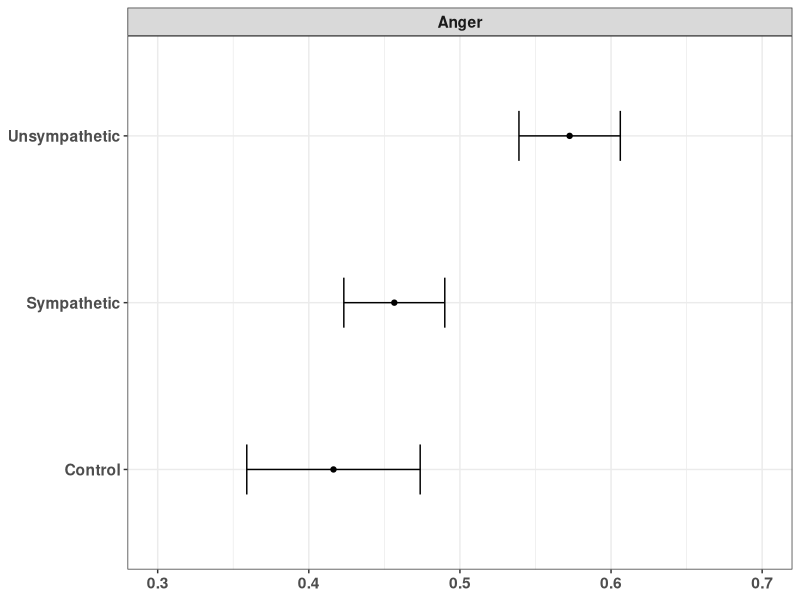
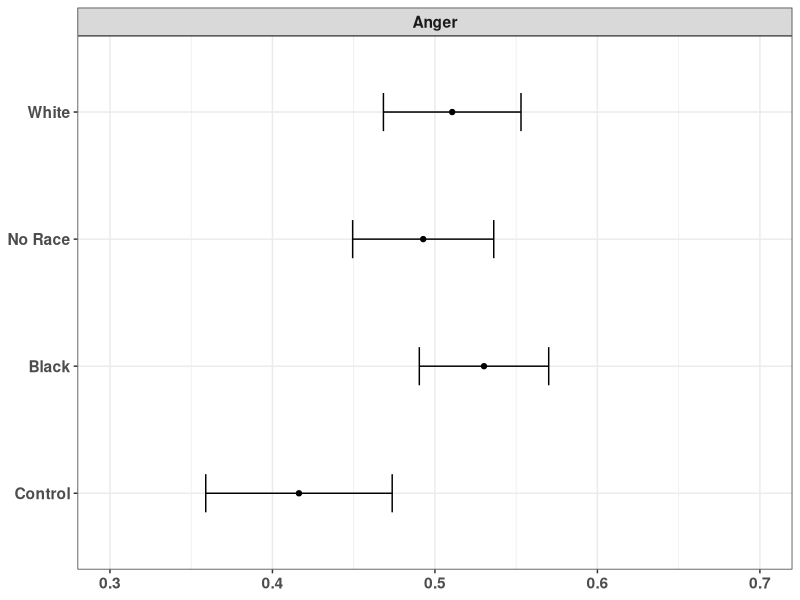
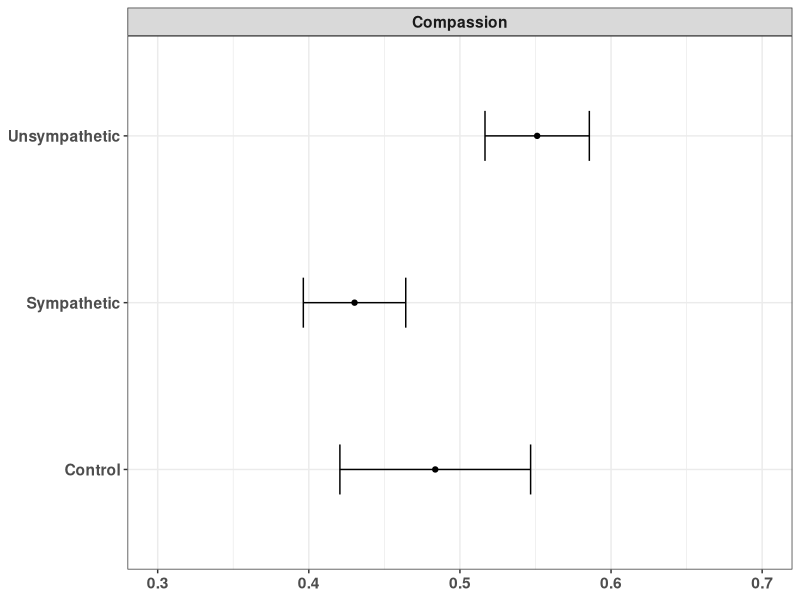
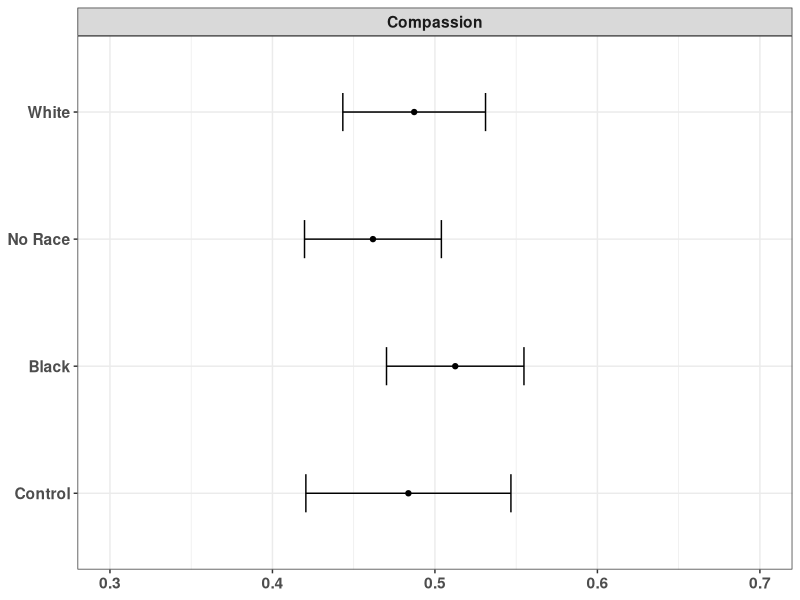
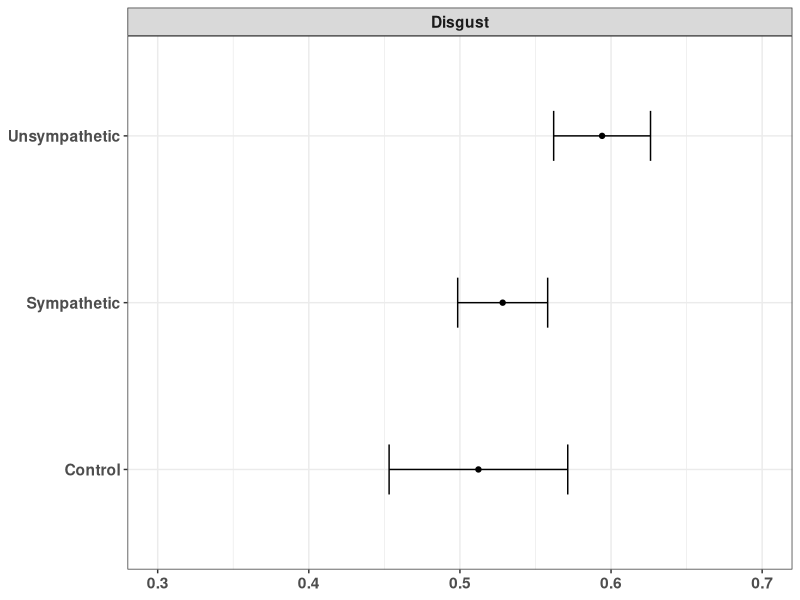
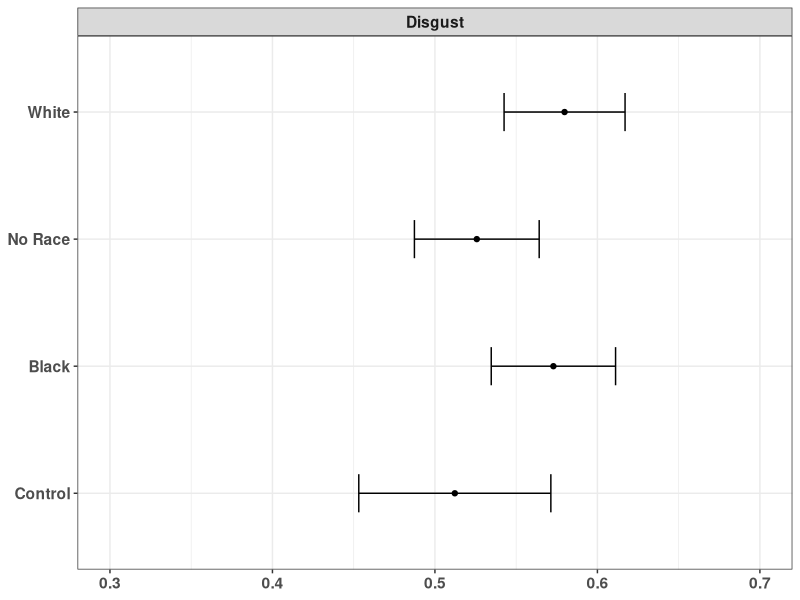
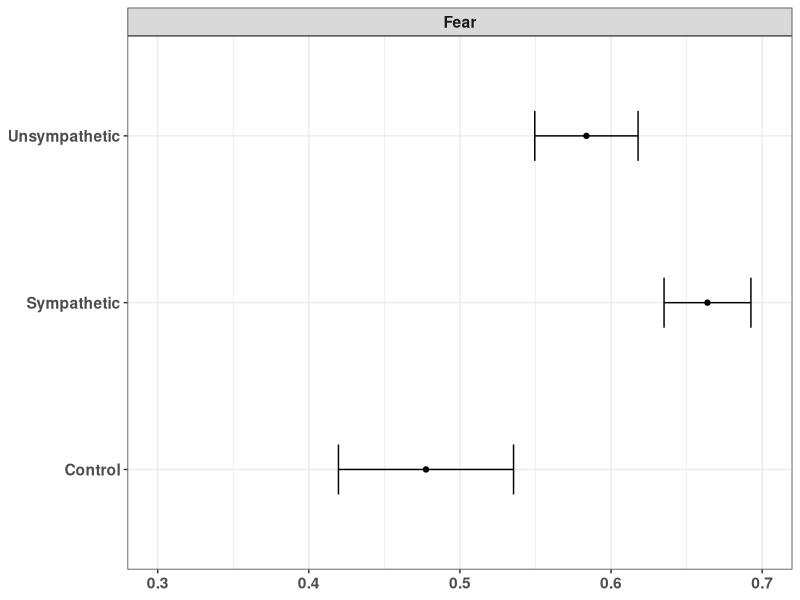
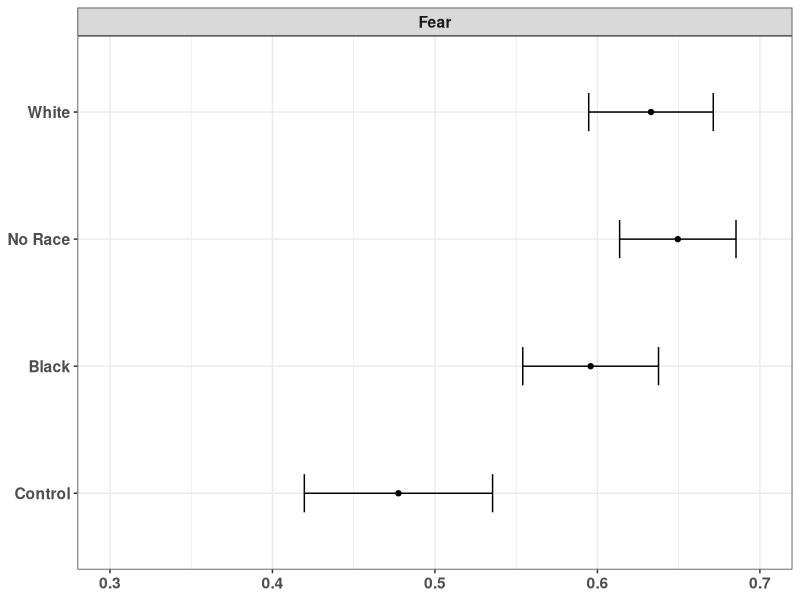

R code for these plots, in order: (Note: this script raises an error after producing the figures.)
####################################################################################
## Replication file: "Political Effects of Opioid Addiction Frames"
## Appendix
## Figures A2 - A3
## Steps: Calculate mean and se for each emotion; Plot panels for valence and race conditions 
## Create figure
####################################################################################
rm(list=ls()) ## clear list space

#####################
### Load packages #####
#####################

library(ggplot2) ## used to create figure
library(gridExtra) ## used to print figure

#####################
### Function #####
#####################
se <- function(x) sqrt(var(x, na.rm = T)/length(x)) ## standard error

#####################
### Load Data ########
#####################

## read in data
data <- read.csv("dynatadata.csv", head = T) ## 336 obs


#######################
## Anger 
########################
## calculate mean and se across conditions 

control <- mean(data$anger[data$treatment == "control"], na.rm = T)


control.sd <- se(data$anger[data$treatment == "control"])

# control.sd 

control.lower <- control - 1.39*control.sd
control.upper <- control + 1.39*control.sd

symp <- mean(data$anger[data$treatment == "noracesymp"|
                          data$treatment == "whitesymp"|
                          data$treatment == "blacksymp"], na.rm = T)


symp.sd <- se(data$anger[data$treatment == "noracesymp"|
                                  data$treatment == "whitesymp"|
                                  data$treatment == "blacksymp"])

# symp.sd 

symp.lower <- symp - 1.39*symp.sd
symp.upper <- symp + 1.39*symp.sd

unsymp <- mean(data$anger[data$treatment == "noraceunsymp"|
                            data$treatment == "whiteunsymp"|
                            data$treatment == "blackunsymp"], na.rm = T)

unsymp.sd <- se(data$anger[data$treatment == "noraceunsymp"|
                                    data$treatment == "whiteunsymp"|
                                    data$treatment == "blackunsymp"])


unsymp.lower <- unsymp - 1.39*unsymp.sd
unsymp.upper <- unsymp + 1.39*unsymp.sd


white <- mean(data$anger[data$treatment == "whitesymp"|
                           data$treatment == "whiteunsymp"])
white.sd <- se(data$anger[data$treatment == "whitesymp"|
                                   data$treatment == "whiteunsymp"])

white.lower <- white - 1.39*white.sd
white.upper <- white + 1.39*white.sd

black <- mean(data$anger[data$treatment == "blacksymp"|
                           data$treatment == "blackunsymp"])
black.sd <- se(data$anger[data$treatment == "blacksymp"|
                                   data$treatment == "blackunsymp"])

black.lower <- black - 1.39*black.sd
black.upper <- black + 1.39*black.sd

norace <- mean(data$anger[data$treatment == "noracesymp"|
                            data$treatment == "noraceunsymp"])
norace.sd <- se(data$anger[data$treatment == "noracesymp"|
                                    data$treatment == "noraceunsymp"])

norace.lower <- norace - 1.39*norace.sd
norace.upper <- norace + 1.39*norace.sd

data.test <- data.frame(Outcome = c("Anger", "Anger",
                                    "Anger", "Anger",
                                    "Anger", "Anger"),
                        treat = c("Control",
                                  "Black",
                                  "No Race",
                                  "White",
                                  "Sympathetic",
                                  "Unsympathetic"),
                        effect = c(control,
                                   black,
                                   norace,
                                   white,
                                   symp,
                                   unsymp),
                        lower = c(control.lower,
                                  black.lower,
                                  norace.lower,
                                  white.lower,
                                  symp.lower,
                                  unsymp.lower),
                        upper = c(control.upper,
                                  black.upper,
                                  norace.upper,
                                  white.upper,
                                  symp.upper,
                                  unsymp.upper)) 

# data.test

data.test$treat <- factor(data.test$treat , levels =c("Control",
                                                      "Black",
                                                      "No Race",
                                                      "White",
                                                      "Sympathetic",
                                                      "Unsympathetic"))


anger.emotions <- ggplot(data.test[c(1, 5,6), ], aes(y=treat, x=effect, fill=treat)) +
  facet_grid(.~Outcome) +
  geom_point(stat="identity") +
  xlab("Average treatment effect") +
  guides(fill=FALSE) +
  theme_bw() +
  theme(text = element_text(size=14, face="bold"), axis.title.y=element_blank()) +
  scale_x_continuous(limits=c(0.3,0.7)) +
  geom_errorbarh(aes(xmin = lower, xmax= upper, height=.3)) +
  theme(axis.title.x = element_blank())

# anger.emotions

anger.race <- ggplot(data.test[1:4, ], aes(y=treat, x=effect, fill=treat)) +
  facet_grid(.~Outcome) +
  geom_point(stat="identity") +
  xlab("Average treatment effect") +
  guides(fill=FALSE) +
  theme_bw() +
  theme(text = element_text(size=14, face="bold"), axis.title.y=element_blank()) +
  scale_x_continuous(limits=c(0.3,0.7)) +
  geom_errorbarh(aes(xmin = lower, xmax= upper, height=.3)) +
  theme(axis.title.x = element_blank())

# anger.race

#######################
## sympathy 
########################
## calculate mean and se across conditions 


control <- mean(data$sympathy[data$treatment == "control"], na.rm = T)


control.sd <- se(data$sympathy[data$treatment == "control"])

# control.sd 

control.lower <- control - 1.39*control.sd
control.upper <- control + 1.39*control.sd

symp <- mean(data$sympathy[data$treatment == "noracesymp"|
                             data$treatment == "whitesymp"|
                             data$treatment == "blacksymp"], na.rm = T)


symp.sd <- se(data$sympathy[data$treatment == "noracesymp"|
                                     data$treatment == "whitesymp"|
                                     data$treatment == "blacksymp"])

# symp.sd 

symp.lower <- symp - 1.39*symp.sd
symp.upper <- symp + 1.39*symp.sd

unsymp <- mean(data$sympathy[data$treatment == "noraceunsymp"|
                               data$treatment == "whiteunsymp"|
                               data$treatment == "blackunsymp"], na.rm = T)

unsymp.sd <- se(data$sympathy[data$treatment == "noraceunsymp"|
                                       data$treatment == "whiteunsymp"|
                                       data$treatment == "blackunsymp"])


unsymp.lower <- unsymp - 1.39*unsymp.sd
unsymp.upper <- unsymp + 1.39*unsymp.sd


white <- mean(data$sympathy[data$treatment == "whitesymp"|
                              data$treatment == "whiteunsymp"])
white.sd <- se(data$sympathy[data$treatment == "whitesymp"|
                                      data$treatment == "whiteunsymp"])

white.lower <- white - 1.39*white.sd
white.upper <- white + 1.39*white.sd

black <- mean(data$sympathy[data$treatment == "blacksymp"|
                              data$treatment == "blackunsymp"])
black.sd <- se(data$sympathy[data$treatment == "blacksymp"|
                                      data$treatment == "blackunsymp"])

black.lower <- black - 1.39*black.sd
black.upper <- black + 1.39*black.sd

norace <- mean(data$sympathy[data$treatment == "noracesymp"|
                               data$treatment == "noraceunsymp"])
norace.sd <- se(data$sympathy[data$treatment == "noracesymp"|
                                       data$treatment == "noraceunsymp"])

norace.lower <- norace - 1.39*norace.sd
norace.upper <- norace + 1.39*norace.sd

data.test <- data.frame(Outcome = c("Sympathy", "Sympathy",
                                    "Sympathy", "Sympathy",
                                    "Sympathy", "Sympathy"),
                        treat = c("Control",
                                  "Black",
                                  "No Race",
                                  "White",
                                  "Sympathetic",
                                  "Unsympathetic"),
                        effect = c(control,
                                   black,
                                   norace,
                                   white,
                                   symp,
                                   unsymp),
                        lower = c(control.lower,
                                  black.lower,
                                  norace.lower,
                                  white.lower,
                                  symp.lower,
                                  unsymp.lower),
                        upper = c(control.upper,
                                  black.upper,
                                  norace.upper,
                                  white.upper,
                                  symp.upper,
                                  unsymp.upper)) 

# data.test

data.test$treat <- factor(data.test$treat , levels =c("Control",
                                                      "Black",
                                                      "No Race",
                                                      "White",
                                                      "Sympathetic",
                                                      "Unsympathetic"))


sympathy.emotions <- ggplot(data.test[c(1, 5,6), ], aes(y=treat, x=effect, fill=treat)) +
  facet_grid(.~Outcome) +
  geom_point(stat="identity") +
  xlab("Average treatment effect") +
  guides(fill=FALSE) +
  theme_bw() +
  theme(text = element_text(size=14, face="bold"), axis.title.y=element_blank()) +
  scale_x_continuous(limits=c(0.3,0.7)) +
  geom_errorbarh(aes(xmin = lower, xmax= upper, height=.3)) +
  theme(axis.title.x = element_blank())

# sympathy.emotions


sympathy.race <- ggplot(data.test[1:4, ], aes(y=treat, x=effect, fill=treat)) +
  facet_grid(.~Outcome) +
  geom_point(stat="identity") +
  xlab("Average treatment effect") +
  guides(fill=FALSE) +
  theme_bw() +
  theme(text = element_text(size=14, face="bold"), axis.title.y=element_blank()) +
  scale_x_continuous(limits=c(0.3,0.7)) +
  geom_errorbarh(aes(xmin = lower, xmax= upper, height=.3)) +
  theme(axis.title.x = element_blank())

# sympathy.race

#######################
## fear 
########################
## calculate mean and se across conditions 

control <- mean(data$fear[data$treatment == "control"], na.rm = T)


control.sd <- se(data$fear[data$treatment == "control"])

# control.sd 

control.lower <- control - 1.39*control.sd
control.upper <- control + 1.39*control.sd

symp <- mean(data$fear[data$treatment == "noracesymp"|
                         data$treatment == "whitesymp"|
                         data$treatment == "blacksymp"], na.rm = T)


symp.sd <- se(data$fear[data$treatment == "noracesymp"|
                                 data$treatment == "whitesymp"|
                                 data$treatment == "blacksymp"])

# symp.sd 

symp.lower <- symp - 1.39*symp.sd
symp.upper <- symp + 1.39*symp.sd

unsymp <- mean(data$fear[data$treatment == "noraceunsymp"|
                           data$treatment == "whiteunsymp"|
                           data$treatment == "blackunsymp"], na.rm = T)

unsymp.sd <- se(data$fear[data$treatment == "noraceunsymp"|
                                   data$treatment == "whiteunsymp"|
                                   data$treatment == "blackunsymp"])


unsymp.lower <- unsymp - 1.39*unsymp.sd
unsymp.upper <- unsymp + 1.39*unsymp.sd


white <- mean(data$fear[data$treatment == "whitesymp"|
                          data$treatment == "whiteunsymp"])
white.sd <- se(data$fear[data$treatment == "whitesymp"|
                                  data$treatment == "whiteunsymp"])

white.lower <- white - 1.39*white.sd
white.upper <- white + 1.39*white.sd

black <- mean(data$fear[data$treatment == "blacksymp"|
                          data$treatment == "blackunsymp"])
black.sd <- se(data$fear[data$treatment == "blacksymp"|
                                  data$treatment == "blackunsymp"])

black.lower <- black - 1.39*black.sd
black.upper <- black + 1.39*black.sd

norace <- mean(data$fear[data$treatment == "noracesymp"|
                           data$treatment == "noraceunsymp"])
norace.sd <- se(data$fear[data$treatment == "noracesymp"|
                                   data$treatment == "noraceunsymp"])

norace.lower <- norace - 1.39*norace.sd
norace.upper <- norace + 1.39*norace.sd

data.test <- data.frame(Outcome = c("Fear", "Fear",
                                    "Fear", "Fear",
                                    "Fear", "Fear"),
                        treat = c("Control",
                                  "Black",
                                  "No Race",
                                  "White",
                                  "Sympathetic",
                                  "Unsympathetic"),
                        effect = c(control,
                                   black,
                                   norace,
                                   white,
                                   symp,
                                   unsymp),
                        lower = c(control.lower,
                                  black.lower,
                                  norace.lower,
                                  white.lower,
                                  symp.lower,
                                  unsymp.lower),
                        upper = c(control.upper,
                                  black.upper,
                                  norace.upper,
                                  white.upper,
                                  symp.upper,
                                  unsymp.upper)) 

# data.test

data.test$treat <- factor(data.test$treat , levels =c("Control",
                                                      "Black",
                                                      "No Race",
                                                      "White",
                                                      "Sympathetic",
                                                      "Unsympathetic"))


fear.emotions <- ggplot(data.test[c(1, 5,6), ], aes(y=treat, x=effect, fill=treat)) +
  facet_grid(.~Outcome) +
  geom_point(stat="identity") +
  xlab("Average treatment effect") +
  guides(fill=FALSE) +
  theme_bw() +
  theme(text = element_text(size=14, face="bold"), axis.title.y=element_blank()) +
  scale_x_continuous(limits=c(0.3,0.7)) +
  geom_errorbarh(aes(xmin = lower, xmax= upper, height=.3)) +
  theme(axis.title.x = element_blank())

# fear.emotions

fear.race <- ggplot(data.test[1:4, ], aes(y=treat, x=effect, fill=treat)) +
  facet_grid(.~Outcome) +
  geom_point(stat="identity") +
  xlab("Average treatment effect") +
  guides(fill=FALSE) +
  theme_bw() +
  theme(text = element_text(size=14, face="bold"), axis.title.y=element_blank()) +
  scale_x_continuous(limits=c(0.3,0.7)) +
  geom_errorbarh(aes(xmin = lower, xmax= upper, height=.3)) +
  theme(axis.title.x = element_blank())

# fear.race

#######################
## compassion
########################
## calculate mean and se across conditions 

control <- mean(data$compassion[data$treatment == "control"], na.rm = T)


control.sd <- se(data$compassion[data$treatment == "control"])

# control.sd 

control.lower <- control - 1.39*control.sd
control.upper <- control + 1.39*control.sd

symp <- mean(data$compassion[data$treatment == "noracesymp"|
                               data$treatment == "whitesymp"|
                               data$treatment == "blacksymp"], na.rm = T)


symp.sd <- se(data$compassion[data$treatment == "noracesymp"|
                                       data$treatment == "whitesymp"|
                                       data$treatment == "blacksymp"])

# symp.sd 

symp.lower <- symp - 1.39*symp.sd
symp.upper <- symp + 1.39*symp.sd

unsymp <- mean(data$compassion[data$treatment == "noraceunsymp"|
                                 data$treatment == "whiteunsymp"|
                                 data$treatment == "blackunsymp"], na.rm = T)

unsymp.sd <- se(data$compassion[data$treatment == "noraceunsymp"|
                                         data$treatment == "whiteunsymp"|
                                         data$treatment == "blackunsymp"])


unsymp.lower <- unsymp - 1.39*unsymp.sd
unsymp.upper <- unsymp + 1.39*unsymp.sd


white <- mean(data$compassion[data$treatment == "whitesymp"|
                                data$treatment == "whiteunsymp"])
white.sd <- se(data$compassion[data$treatment == "whitesymp"|
                                        data$treatment == "whiteunsymp"])

white.lower <- white - 1.39*white.sd
white.upper <- white + 1.39*white.sd

black <- mean(data$compassion[data$treatment == "blacksymp"|
                                data$treatment == "blackunsymp"])
black.sd <- se(data$compassion[data$treatment == "blacksymp"|
                                        data$treatment == "blackunsymp"])

black.lower <- black - 1.39*black.sd
black.upper <- black + 1.39*black.sd

norace <- mean(data$compassion[data$treatment == "noracesymp"|
                                 data$treatment == "noraceunsymp"])
norace.sd <- se(data$compassion[data$treatment == "noracesymp"|
                                         data$treatment == "noraceunsymp"])

norace.lower <- norace - 1.39*norace.sd
norace.upper <- norace + 1.39*norace.sd

data.test <- data.frame(Outcome = c("Compassion", "Compassion",
                                    "Compassion", "Compassion",
                                    "Compassion", "Compassion"),
                        treat = c("Control",
                                  "Black",
                                  "No Race",
                                  "White",
                                  "Sympathetic",
                                  "Unsympathetic"),
                        effect = c(control,
                                   black,
                                   norace,
                                   white,
                                   symp,
                                   unsymp),
                        lower = c(control.lower,
                                  black.lower,
                                  norace.lower,
                                  white.lower,
                                  symp.lower,
                                  unsymp.lower),
                        upper = c(control.upper,
                                  black.upper,
                                  norace.upper,
                                  white.upper,
                                  symp.upper,
                                  unsymp.upper)) 

# data.test

data.test$treat <- factor(data.test$treat , levels =c("Control",
                                                      "Black",
                                                      "No Race",
                                                      "White",
                                                      "Sympathetic",
                                                      "Unsympathetic"))


compassion.emotions <- ggplot(data.test[c(1, 5,6), ], aes(y=treat, x=effect, fill=treat)) +
  facet_grid(.~Outcome) +
  geom_point(stat="identity") +
  xlab("Average treatment effect") +
  guides(fill=FALSE) +
  theme_bw() +
  theme(text = element_text(size=14, face="bold"), axis.title.y=element_blank()) +
  scale_x_continuous(limits=c(0.3,0.7)) +
  geom_errorbarh(aes(xmin = lower, xmax= upper, height=.3)) +
  theme(axis.title.x = element_blank())

# compassion.emotions

compassion.race <- ggplot(data.test[1:4, ], aes(y=treat, x=effect, fill=treat)) +
  facet_grid(.~Outcome) +
  geom_point(stat="identity") +
  xlab("Average treatment effect") +
  guides(fill=FALSE) +
  theme_bw() +
  theme(text = element_text(size=14, face="bold"), axis.title.y=element_blank()) +
  scale_x_continuous(limits=c(0.3,0.7)) +
  geom_errorbarh(aes(xmin = lower, xmax= upper, height=.3)) +
  theme(axis.title.x = element_blank())

# compassion.race
#######################
## disgust 
########################
## calculate mean and se across conditions 


control <- mean(data$disgust[data$treatment == "control"], na.rm = T)


control.sd <- se(data$disgust[data$treatment == "control"])

# control.sd 

control.lower <- control - 1.39*control.sd
control.upper <- control + 1.39*control.sd

symp <- mean(data$disgust[data$treatment == "noracesymp"|
                            data$treatment == "whitesymp"|
                            data$treatment == "blacksymp"], na.rm = T)


symp.sd <- se(data$disgust[data$treatment == "noracesymp"|
                                    data$treatment == "whitesymp"|
                                    data$treatment == "blacksymp"])

# symp.sd 

symp.lower <- symp - 1.39*symp.sd
symp.upper <- symp + 1.39*symp.sd

unsymp <- mean(data$disgust[data$treatment == "noraceunsymp"|
                              data$treatment == "whiteunsymp"|
                              data$treatment == "blackunsymp"], na.rm = T)

unsymp.sd <- se(data$disgust[data$treatment == "noraceunsymp"|
                                      data$treatment == "whiteunsymp"|
                                      data$treatment == "blackunsymp"])


unsymp.lower <- unsymp - 1.39*unsymp.sd
unsymp.upper <- unsymp + 1.39*unsymp.sd


white <- mean(data$disgust[data$treatment == "whitesymp"|
                             data$treatment == "whiteunsymp"])
white.sd <- se(data$disgust[data$treatment == "whitesymp"|
                                     data$treatment == "whiteunsymp"])

white.lower <- white - 1.39*white.sd
white.upper <- white + 1.39*white.sd

black <- mean(data$disgust[data$treatment == "blacksymp"|
                             data$treatment == "blackunsymp"])
black.sd <- se(data$disgust[data$treatment == "blacksymp"|
                                     data$treatment == "blackunsymp"])

black.lower <- black - 1.39*black.sd
black.upper <- black + 1.39*black.sd

norace <- mean(data$disgust[data$treatment == "noracesymp"|
                              data$treatment == "noraceunsymp"])
norace.sd <- se(data$disgust[data$treatment == "noracesymp"|
                                      data$treatment == "noraceunsymp"])

norace.lower <- norace - 1.39*norace.sd
norace.upper <- norace + 1.39*norace.sd

data.test <- data.frame(Outcome = c("Disgust", "Disgust",
                                    "Disgust", "Disgust",
                                    "Disgust", "Disgust"),
                        treat = c("Control",
                                  "Black",
                                  "No Race",
                                  "White",
                                  "Sympathetic",
                                  "Unsympathetic"),
                        effect = c(control,
                                   black,
                                   norace,
                                   white,
                                   symp,
                                   unsymp),
                        lower = c(control.lower,
                                  black.lower,
                                  norace.lower,
                                  white.lower,
                                  symp.lower,
                                  unsymp.lower),
                        upper = c(control.upper,
                                  black.upper,
                                  norace.upper,
                                  white.upper,
                                  symp.upper,
                                  unsymp.upper)) 

# data.test

data.test$treat <- factor(data.test$treat , levels =c("Control",
                                                      "Black",
                                                      "No Race",
                                                      "White",
                                                      "Sympathetic",
                                                      "Unsympathetic"))

disgust.emotions <- ggplot(data.test[c(1, 5,6), ], aes(y=treat, x=effect, fill=treat)) +
  facet_grid(.~Outcome) +
  geom_point(stat="identity") +
  xlab("Average treatment effect") +
  guides(fill=FALSE) +
  theme_bw() +
  theme(text = element_text(size=14, face="bold"), axis.title.y=element_blank()) +
  scale_x_continuous(limits=c(0.3,0.7)) +
  geom_errorbarh(aes(xmin = lower, xmax= upper, height=.3)) +
  theme(axis.title.x = element_blank())

# disgust.emotions


disgust.race <- ggplot(data.test[1:4, ], aes(y=treat, x=effect, fill=treat)) +
  facet_grid(.~Outcome) +
  geom_point(stat="identity") +
  xlab("Average treatment effect") +
  guides(fill=FALSE) +
  theme_bw() +
  theme(text = element_text(size=14, face="bold"), axis.title.y=element_blank()) +
  scale_x_continuous(limits=c(0.3,0.7)) +
  geom_errorbarh(aes(xmin = lower, xmax= upper, height=.3)) +
  theme(axis.title.x = element_blank())

# disgust.race

#######################
## pity 
########################
## calculate mean and se across conditions 

control <- mean(data$pity[data$treatment == "control"], na.rm = T)


control.sd <- se(data$pity[data$treatment == "control"])

# control.sd 

control.lower <- control - 1.39*control.sd
control.upper <- control + 1.39*control.sd

symp <- mean(data$pity[data$treatment == "noracesymp"|
                         data$treatment == "whitesymp"|
                         data$treatment == "blacksymp"], na.rm = T)


symp.sd <- se(data$pity[data$treatment == "noracesymp"|
                                 data$treatment == "whitesymp"|
                                 data$treatment == "blacksymp"])

# symp.sd 

symp.lower <- symp - 1.39*symp.sd
symp.upper <- symp + 1.39*symp.sd

unsymp <- mean(data$pity[data$treatment == "noraceunsymp"|
                           data$treatment == "whiteunsymp"|
                           data$treatment == "blackunsymp"], na.rm = T)

unsymp.sd <- se(data$pity[data$treatment == "noraceunsymp"|
                                   data$treatment == "whiteunsymp"|
                                   data$treatment == "blackunsymp"])


unsymp.lower <- unsymp - 1.39*unsymp.sd
unsymp.upper <- unsymp + 1.39*unsymp.sd


white <- mean(data$pity[data$treatment == "whitesymp"|
                          data$treatment == "whiteunsymp"])
white.sd <- se(data$pity[data$treatment == "whitesymp"|
                                  data$treatment == "whiteunsymp"])

white.lower <- white - 1.39*white.sd
white.upper <- white + 1.39*white.sd

black <- mean(data$pity[data$treatment == "blacksymp"|
                          data$treatment == "blackunsymp"])
black.sd <- se(data$pity[data$treatment == "blacksymp"|
                                  data$treatment == "blackunsymp"])

black.lower <- black - 1.39*black.sd
black.upper <- black + 1.39*black.sd

norace <- mean(data$pity[data$treatment == "noracesymp"|
                           data$treatment == "noraceunsymp"])
norace.sd <- se(data$pity[data$treatment == "noracesymp"|
                                   data$treatment == "noraceunsymp"])

norace.lower <- norace - 1.39*norace.sd
norace.upper <- norace + 1.39*norace.sd

data.test <- data.frame(Outcome = c("Pity", "Pity",
                                    "Pity", "Pity",
                                    "Pity", "Pity"),
                        treat = c("Control",
                                  "Black",
                                  "No Race",
                                  "White",
                                  "Sympathetic",
                                  "Unsympathetic"),
                        effect = c(control,
                                   black,
                                   norace,
                                   white,
                                   symp,
                                   unsymp),
                        lower = c(control.lower,
                                  black.lower,
                                  norace.lower,
                                  white.lower,
                                  symp.lower,
                                  unsymp.lower),
                        upper = c(control.upper,
                                  black.upper,
                                  norace.upper,
                                  white.upper,
                                  symp.upper,
                                  unsymp.upper)) 

# data.test

data.test$treat <- factor(data.test$treat , levels =c("Control",
                                                      "Black",
                                                      "No Race",
                                                      "White",
                                                      "Sympathetic",
                                                      "Unsympathetic"))


pity.emotions <- ggplot(data.test[c(1, 5,6), ], aes(y=treat, x=effect, fill=treat)) +
  facet_grid(.~Outcome) +
  geom_point(stat="identity") +
  xlab("Average treatment effect") +
  guides(fill=FALSE) +
  theme_bw() +
  theme(text = element_text(size=14, face="bold"), axis.title.y=element_blank()) +
  scale_x_continuous(limits=c(0.3,0.7)) +
  geom_errorbarh(aes(xmin = lower, xmax= upper, height=.3)) +
  theme(axis.title.x = element_blank())

# pity.emotions


pity.race <- ggplot(data.test[1:4, ], aes(y=treat, x=effect, fill=treat)) +
  facet_grid(.~Outcome) +
  geom_point(stat="identity") +
  xlab("Average treatment effect") +
  guides(fill=FALSE) +
  theme_bw() +
  theme(text = element_text(size=14, face="bold"), axis.title.y=element_blank()) +
  scale_x_continuous(limits=c(0.3,0.7)) +
  geom_errorbarh(aes(xmin = lower, xmax= upper, height=.3)) +
  theme(axis.title.x = element_blank())

# pity.race

#######################
## Print figures
########################

#######################
## Figure A2
########################

## View in R
# grid.arrange(anger.emotions,disgust.emotions,fear.emotions, 
#              pity.emotions, compassion.emotions,sympathy.emotions, 
#              nrow= 2)  

## Print figure 
cat("\nFigure A2: Mean emotional responses to ‘drug addicts’, by valence condition (raw values, 83% CIs)\n")
pdf("./output/FigureA2.pdf", width = 12, height= 7) 
par(mfrow=c(3,2), mar= c(3,3,2,1), mgp = c(2,0.5, 0))

grid.arrange(anger.emotions,disgust.emotions,fear.emotions, 
             pity.emotions, compassion.emotions,sympathy.emotions, 
             nrow= 2)  

dev.off()
cat("Saved Figure A2 in /output")

#######################
## Figure A3
########################

# ## View in R
# grid.arrange(anger.race, disgust.race,fear.race, 
#              pity.race,compassion.race,   sympathy.race, nrow = 2) 
# 


## Print figure 
cat("\nFigure A3: Mean emotional responses to ‘drug addicts’, by racial condition (raw values, 83% CIs)\n")
pdf("./output/FigureA3.pdf", width = 12, height= 7) 
par(mfrow=c(3,2), mar= c(3,3,2,1), mgp = c(2,0.5, 0))
grid.arrange(anger.race, disgust.race,fear.race, 
             pity.race,compassion.race,   sympathy.race, nrow = 2) 

dev.off()
cat("Saved Figure A3 in /output")
